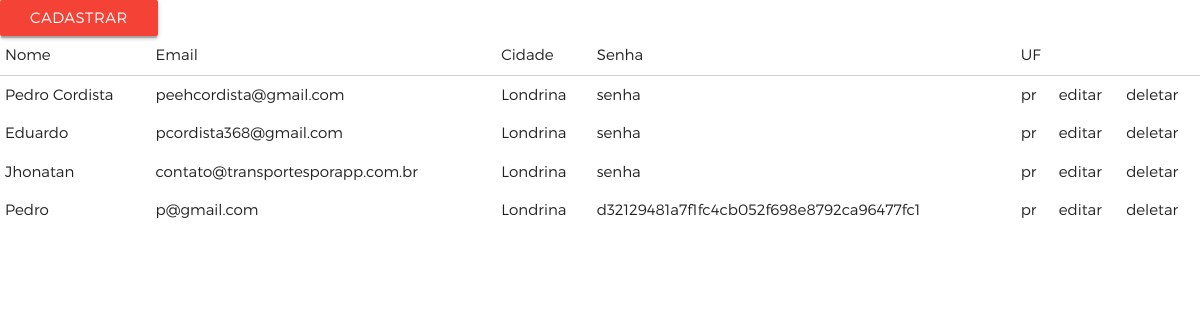
/admin/usuarios.php, run on the app's committed database.
### tables this page shows
CREATE TABLE `usuarios` (
  `id` int(11) NOT NULL,
  `nome` varchar(255) NOT NULL,
  `email` varchar(255) NOT NULL,
  `cidade` varchar(255) NOT NULL,
  `senha` varchar(255) NOT NULL,
  `uf` varchar(2) NOT NULL
);

### admin/usuarios.php (the view, shortened to what this page needs)
<?php require_once 'conn.php'; ?>
<!DOCTYPE html>
<html lang="en">
  <head>
    <?php include 'styles.php' ?>
  </head>
  <body>
  	<a class="btn red" href="cadastro.php">Cadastrar</a>
	<table>
		<thead>
			<td>Nome</td>
			<td>Email</td>
			<td>Cidade</td>
			<td>Senha</td>
			<td>UF</td>
		</thead>
		<tbody>
		<?php
			$puxarListUser = "SELECT * FROM
								usuarios";
			$query = mysqli_query($conn, $puxarListUser) or die(mysqli_error($conn));
			while($row = mysqli_fetch_assoc($query)){
			    echo "<tr>";
			    echo "<td>".$row['nome']."</td>";
			    echo "<td>".$row['email']."</td>";
			    echo "<td>".$row['cidade']."</td>";
			    echo "<td>".$row['senha']."</td>";
			    echo "<td>".$row['uf']."</td>";
			    echo "<td><a href='cadastro_edit.php?id=".$row['id']."'>editar</a></td>";
			    echo "<td><a href='php-delete.php?del=".$row['id']."'>deletar</a></td>";
			    echo "</tr>";
			}
		?>
		</tbody>
	</table>
  </body>
</html>

### assets/css/style.css (style rules this page uses)
body { margin: 0; padding: 0; box-sizing: border-box; font-family: 'Montserrat Light'; overflow-x: hidden; background: white; }

### data on the page
usuarios: nome "Pedro Cordista", email "peehcordista@gmail.com", cidade "Londrina", senha "senha", uf "pr"
usuarios: nome "Eduardo", email "pcordista368@gmail.com", cidade "Londrina", senha "senha", uf "pr"
usuarios: nome "Jhonatan", email "contato@transportesporapp.com.br", cidade "Londrina", senha "senha", uf "pr"
usuarios: nome "Pedro", email "p@gmail.com", cidade "Londrina", senha "d32129481a7f1fc4cb052f698e8792ca96477fc1", uf "pr"
